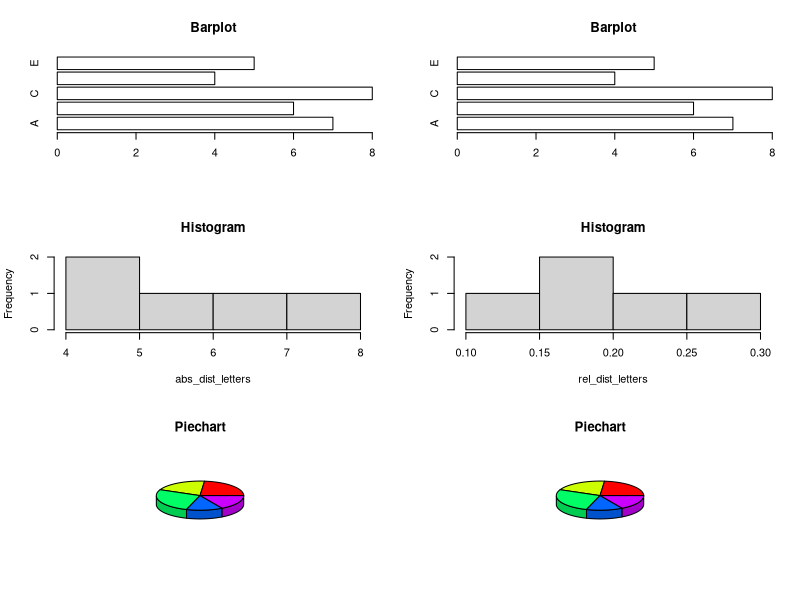
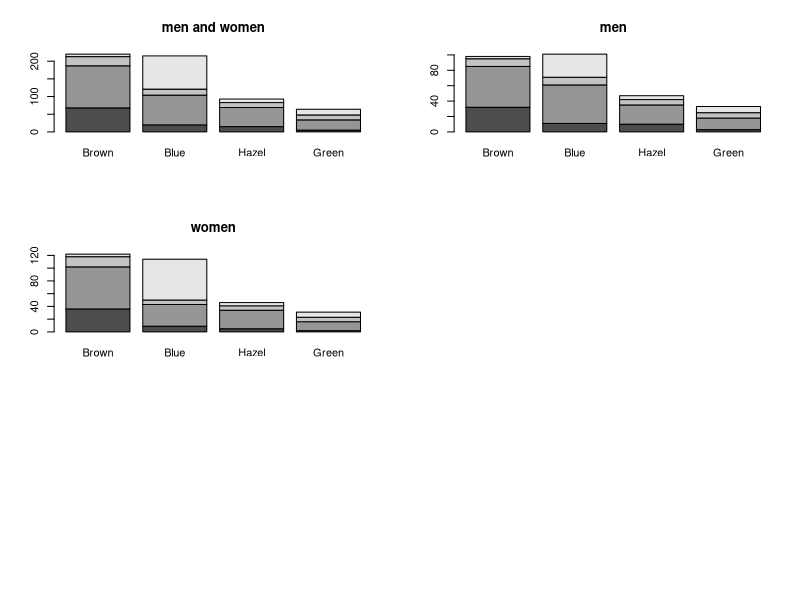

Source code (R) for these figures, in order: (Note: this script raises an error after producing the figures.)
# Datenanalyse und Datenmanagement
# Übung1 - 14.04.2016

################################################################################
# Aufgabe 6
################################################################################
letters = c("E","D","A","D","C","D","B","E","C","E","D","B","B","C","B","A","B","C","C","C","A","B","C","A","A","C","A","E","E","A")

abs_dist_letters = table(letters)

rel_dist_letters = abs_dist_letters/sum(abs_dist_letters)

par(mfrow=c(3,2))
# bar diagram
barplot(abs_dist_letters, horiz = TRUE, col = "NA", main="Barplot")
barplot(abs_dist_letters, horiz = TRUE, col = "NA", main="Barplot")

# histogram
hist(abs_dist_letters, main="Histogram")
hist(rel_dist_letters, main="Histogram")

# piechart
library(plotrix)
pie3D(abs_dist_letters, main="Piechart")
pie3D(rel_dist_letters, main="Piechart")

################################################################################
# Aufgabe 7
################################################################################
men_women = HairEyeColor[,,1]+HairEyeColor[,,2]
barplot(men_women, main = "men and women")
barplot(HairEyeColor[,,1], main="men")
barplot(HairEyeColor[,,2], main="women")

################################################################################
# Aufgabe 8
################################################################################
par(mfrow = c(2,2))

# a)
agriculture
# [ , 1]	x	 numeric	 per capita GNP
# [ , 2]	y	 numeric	 percentage in agriculture

# b)
plot(agriculture)

# c)
agr_data = agriculture

agr_data$region = factor(c("N","N","N","S","S","S","N","S","N","N","N","N"))

# d)
boxplot(x~region,agr_data, main="GNP by region")
boxplot(y~region,agr_data, main="% of agr by region")

# e)
x = agr_data$x[agr_data$region == "N"]
y = agr_data$y[agr_data$region == "N"]
plot(x,y)

x = agr_data$x[agr_data$region == "S"]
y = agr_data$y[agr_data$region == "S"]
plot(x,y)

################################################################################
# Aufgabe 9
################################################################################
par(mfrow=c(1,1))
agr_data$region = NULL
names(agr_data) = c("GNP","useOfAgr")

plot(agr_data$GNP, agr_data$useOfAgr, pch="°", ylim=c(0,25))
text(agr_data$GNP, agr_data$useOfAgr, rownames(agr_data), adj=c(NA,-0.5))
